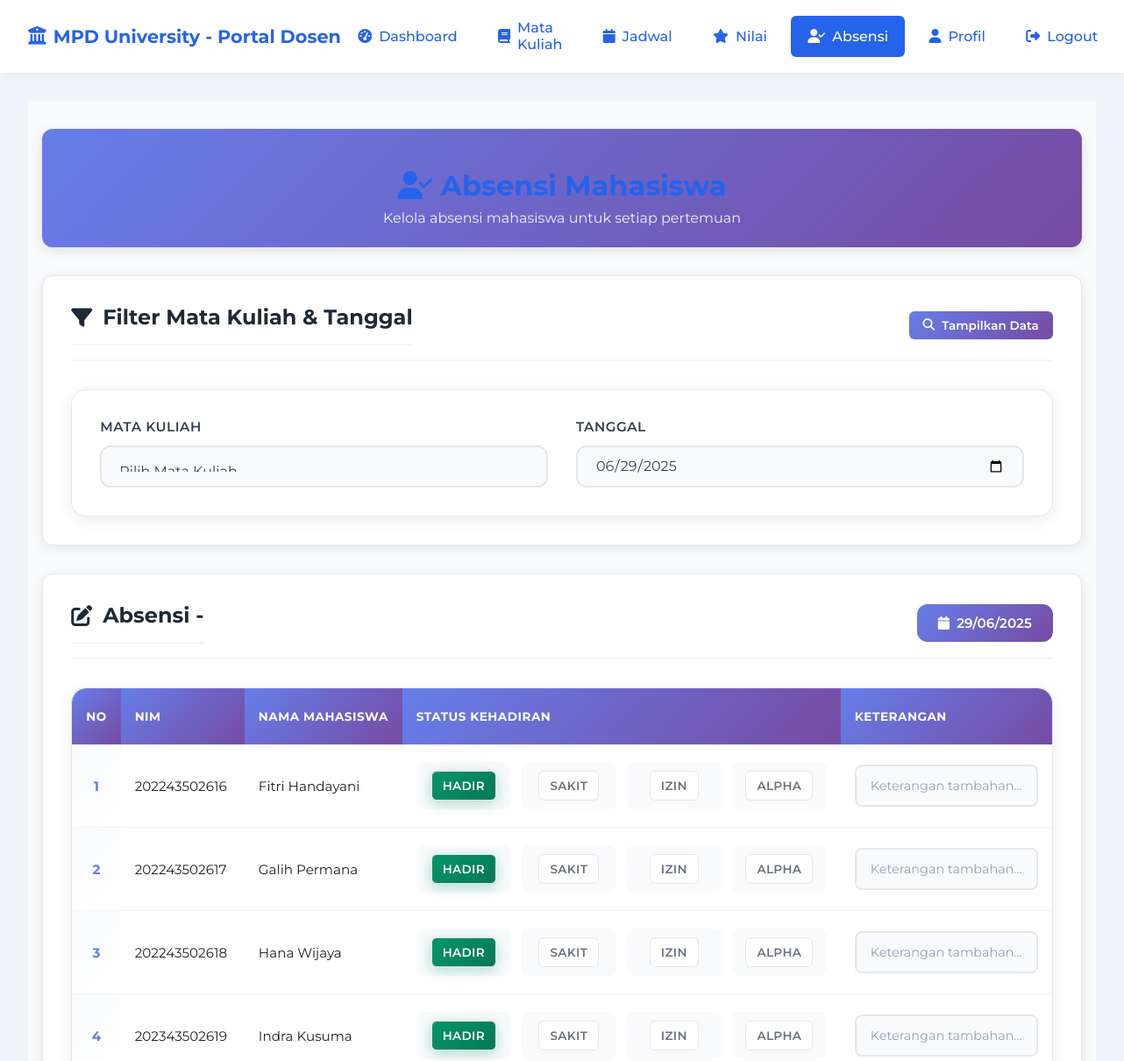
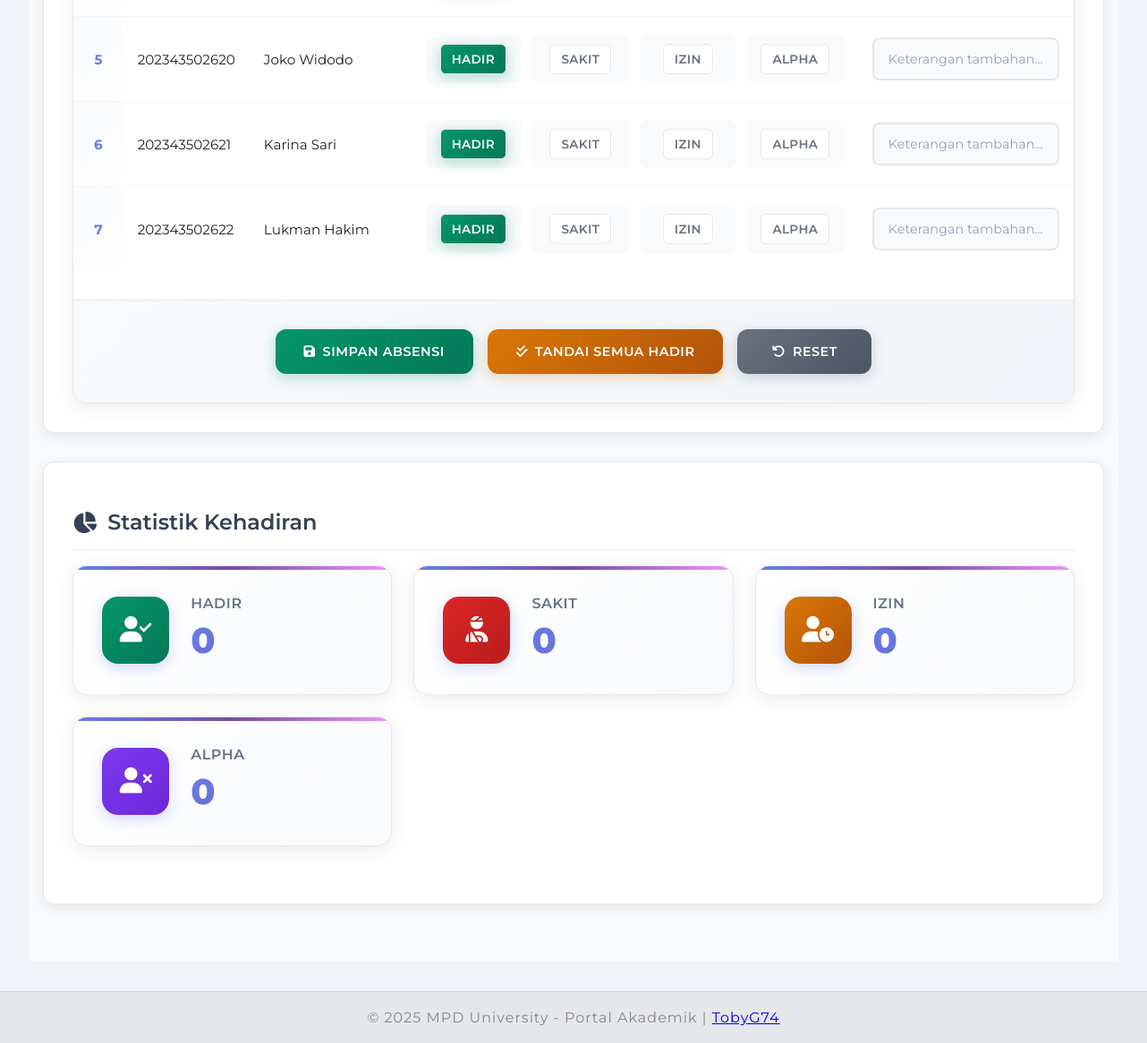
The page /dosen/absensi.php?mk_id=7 (signed in) on the database its author committed (2 pictures, top to bottom).
### tables this page shows
CREATE TABLE mahasiswa (
    id INT AUTO_INCREMENT PRIMARY KEY,
    user_id INT UNIQUE,
    nim VARCHAR(20) UNIQUE NOT NULL,
    nama VARCHAR(100) NOT NULL,
    program_studi_id INT,
    semester INT,    email VARCHAR(100),
    phone VARCHAR(20),
    alamat TEXT,
    created_at DATETIME DEFAULT NOW(),
    FOREIGN KEY (user_id) REFERENCES users(id),
    FOREIGN KEY (program_studi_id) REFERENCES program_studi(id)
);

### dosen/absensi.php (the view, shortened to what this page needs)
<?php
require_once '../koneksi.php';
$user_id = $_SESSION['user_id'];
$query = "SELECT u.*, d.id as dosen_id FROM users u
          LEFT JOIN dosen d ON u.id = d.user_id
          WHERE u.id = '$user_id'";
$result = mysqli_query($conn, $query);
$user = mysqli_fetch_assoc($result);
$dosen_id = $user['dosen_id'];
$selected_mk_id = isset($_GET['mk_id']) ? (int)$_GET['mk_id'] : 0;
$selected_date = isset($_GET['date']) ? $_GET['date'] : date('Y-m-d');
$mahasiswa_data = [];
$selected_mk_name = '';
if ($selected_mk_id > 0) {
    $mk_name_query = "SELECT mk.nama_mk, mk.kode_mk, j.kelas
                      FROM mata_kuliah mk
                      LEFT JOIN jadwal j ON mk.id = j.mata_kuliah_id
                      WHERE mk.id = $selected_mk_id AND mk.dosen_id = '$dosen_id'";
    $mk_name_result = mysqli_query($conn, $mk_name_query);
    $mk_data = mysqli_fetch_assoc($mk_name_result);
    $selected_mk_name = $mk_data ? $mk_data['nama_mk'] . ' - Kelas ' . ($mk_data['kelas'] ?? 'A') : '';
    $mahasiswa_query = "SELECT m.id, m.nim, m.nama,
                              a.status, a.keterangan
                       FROM kelas k
                       JOIN mahasiswa m ON k.mahasiswa_id = m.id
                       LEFT JOIN absensi a ON k.mata_kuliah_id = a.mata_kuliah_id
                                           AND k.mahasiswa_id = a.mahasiswa_id
                                           AND a.tanggal = '$selected_date'
                       WHERE k.mata_kuliah_id = $selected_mk_id
                       ORDER BY m.nama";
    $mahasiswa_result = mysqli_query($conn, $mahasiswa_query);
    while ($row = mysqli_fetch_assoc($mahasiswa_result)) {
        $mahasiswa_data[] = $row;
    }
}
$attendance_stats = [];
if ($selected_mk_id > 0) {
    $stats_query = "SELECT
                      COUNT(DISTINCT a.mahasiswa_id) as total_records,
                      SUM(CASE WHEN a.status = 'Hadir' THEN 1 ELSE 0 END) as hadir,
                      SUM(CASE WHEN a.status = 'Sakit' THEN 1 ELSE 0 END) as sakit,
                      SUM(CASE WHEN a.status = 'Izin' THEN 1 ELSE 0 END) as izin,
                      SUM(CASE WHEN a.status = 'Alpha' THEN 1 ELSE 0 END) as alpha
                    FROM absensi a
                    WHERE a.mata_kuliah_id = $selected_mk_id
                    AND a.tanggal = '$selected_date'";
    $stats_result = mysqli_query($conn, $stats_query);
    $attendance_stats = mysqli_fetch_assoc($stats_result);
}
?>
<!DOCTYPE html>
<html lang="id">
<head>
    <link rel="stylesheet" href="../assets/css/style.css">
    <link rel="stylesheet" href="../assets/css/admin.css">
    <link rel="stylesheet" href="../assets/css/dosen.css">
    <link rel="stylesheet" href="https://cdnjs.cloudflare.com/ajax/libs/font-awesome/6.4.0/css/all.min.css">
</head>
<body>
    <?php include 'includes/nav_dosen.php'; ?>
    <main>
        <div class="dashboard-container">
            <div class="dashboard-header">
                <h1><i class="fas fa-user-check"></i> Absensi Mahasiswa</h1>
                <p>Kelola absensi mahasiswa untuk setiap pertemuan</p>
            </div>
            <div class="dashboard-section">
                <div class="section-header">
                    <h2><i class="fas fa-filter"></i> Filter Mata Kuliah & Tanggal</h2>
                    <button class="btn btn-primary" onclick="loadAbsensi()" id="loadBtn" disabled>
                        <i class="fas fa-search"></i> Tampilkan Data
                    </button>
                </div>
                <div class="filter-container filter-enhanced">
                    <div class="filter-group filter-group-enhanced">
                        <label for="mata_kuliah_filter">Mata Kuliah</label>
                        <select id="mata_kuliah_filter" class="form-control" onchange="enableLoadButton()">
                            <option value="">Pilih Mata Kuliah</option>
                        </select>
                    </div>
                    <div class="filter-group filter-group-enhanced">
                        <label for="tanggal_filter">Tanggal</label>
                        <input type="date" id="tanggal_filter" class="form-control"
                               value="<?php echo $selected_date; ?>" max="<?php echo date('Y-m-d'); ?>" onchange="enableLoadButton()">
                    </div>
                </div>
            </div>
            <?php if ($selected_mk_id > 0 && !empty($mahasiswa_data)): ?>
            <div class="dashboard-section" id="attendance-section">
                <div class="section-header">
                    <h2><i class="fas fa-edit"></i> Absensi - <?php echo $selected_mk_name; ?></h2>
                    <div class="attendance-date">
                        <i class="fas fa-calendar"></i> <?php echo date('d/m/Y', strtotime($selected_date)); ?>
                    </div>
                </div>
                <form method="POST" id="attendanceForm">
                    <div class="attendance-container">
                        <div class="table-responsive">
                            <table class="attendance-table">
                                <thead>
                                    <tr>
                                        <th>No</th>
                                        <th>NIM</th>
                                        <th>Nama Mahasiswa</th>
                                        <th>Status Kehadiran</th>
                                        <th>Keterangan</th>
                                    </tr>
                                </thead>
                                <tbody>
                                    <?php $no = 1; foreach ($mahasiswa_data as $mhs): ?>
                                        <tr>
                                            <td><?php echo $no++; ?></td>
                                            <td><?php echo $mhs['nim']; ?></td>
                                            <td><?php echo $mhs['nama']; ?></td>
                                            <td>
                                                <div class="status-radio-group">
                                                    <label class="radio-label">
                                                        <span class="status-hadir">Hadir</span>
                                                    </label>
                                                    <label class="radio-label">
                                                        <span class="status-sakit">Sakit</span>
                                                    </label>
                                                    <label class="radio-label">
                                                        <span class="status-izin">Izin</span>
                                                    </label>
                                                    <label class="radio-label">
                                                        <span class="status-alpha">Alpha</span>
                                                    </label>
                                                </div>
                                            </td>
                                            <td>
                                                <input type="text" class="form-control keterangan-input"
                                                       name="attendance[<?php echo $mhs['id']; ?>][keterangan]"
                                                       value="<?php echo htmlspecialchars($mhs['keterangan'] ?? ''); ?>"
                                                       placeholder="Keterangan tambahan...">
                                            </td>
                                        </tr>
                                    <?php endforeach; ?>
                                </tbody>
                            </table>
                        </div>
                        <div class="form-actions">
                            <button type="submit" class="btn btn-success">
                                <i class="fas fa-save"></i> Simpan Absensi
                            </button>
                            <button type="button" class="btn btn-warning" onclick="markAllPresent()">
                                <i class="fas fa-check-double"></i> Tandai Semua Hadir
                            </button>
                            <button type="button" class="btn btn-secondary" onclick="resetForm()">
                                <i class="fas fa-undo"></i> Reset
                            </button>
                        </div>
                    </div>
                </form>
            </div>
            <div class="dashboard-section" id="stats-section">
                <h2><i class="fas fa-chart-pie"></i> Statistik Kehadiran</h2>
                <div class="stats-grid">
                    <div class="stat-card">
                        <div class="stat-icon stat-hadir">
                            <i class="fas fa-user-check"></i>
                        </div>
                        <div class="stat-info">
                            <h3>Hadir</h3>
                            <p class="stat-number"><?php echo $attendance_stats['hadir'] ?? 0; ?></p>
                        </div>
                    </div>
                    <div class="stat-card">
                        <div class="stat-icon stat-sakit">
                            <i class="fas fa-user-injured"></i>
                        </div>
                        <div class="stat-info">
                            <h3>Sakit</h3>
                            <p class="stat-number"><?php echo $attendance_stats['sakit'] ?? 0; ?></p>
                        </div>
                    </div>
                    <div class="stat-card">
                        <div class="stat-icon stat-izin">
                            <i class="fas fa-user-clock"></i>
                        </div>
                        <div class="stat-info">
                            <h3>Izin</h3>
                            <p class="stat-number"><?php echo $attendance_stats['izin'] ?? 0; ?></p>
                        </div>
                    </div>
                    <div class="stat-card">
                        <div class="stat-icon stat-alpha">
                            <i class="fas fa-user-times"></i>
                        </div>
                        <div class="stat-info">
                            <h3>Alpha</h3>
                            <p class="stat-number"><?php echo $attendance_stats['alpha'] ?? 0; ?></p>
                        </div>
                    </div>
                </div>
            </div>
            <?php endif; ?>
        </div>
    </main>
    <?php include '../includes/footer.php'; ?>
</body>
</html>

### assets/css/style.css (style rules this page uses)
:root { --primary: #2563eb; --secondary: #f1f5f9; --text: #222; --accent: #fbbf24; --nav-bg: #fff; --nav-shadow: 0 2px 12px rgba(0, 0, 0, 0.06); }
html, body { height: 100%; margin: 0; padding: 0; }
body { font-family: "Montserrat", Arial, sans-serif; margin: 0; padding: 0; background: var(--secondary); color: var(--text); min-height: 100vh; display: flex; flex-direction: column; }
main { flex: 1; display: flex; flex-direction: column; margin: 2rem 0; }
h1, h2, h3 { color: var(--primary); }
.btn { display: flex; align-items: center; justify-content: center; gap: 0.5rem; padding: 0.75rem 1.5rem; border-radius: 0.375rem; font-weight: 500; cursor: pointer; transition: all 0.3s ease; font-family: "Montserrat", sans-serif; border: none; }
.btn-primary { background-color: var(--primary); color: white; }

### rows shown on the page
mahasiswa: nim "202243502616", nama "Fitri Handayani"
mahasiswa: nim "202243502617", nama "Galih Permana"
mahasiswa: nim "202243502618", nama "Hana Wijaya"
mahasiswa: nim "202343502619", nama "Indra Kusuma"
mahasiswa: nim "202343502620", nama "Joko Widodo"
mahasiswa: nim "202343502621", nama "Karina Sari"
mahasiswa: nim "202343502622", nama "Lukman Hakim"

### other values the page prints
date('d/m/Y', strtotime($selected_date)) "29/06/2025"
$attendance_stats['hadir'] "0"
$attendance_stats['sakit'] "0"
$attendance_stats['izin'] "0"
$attendance_stats['alpha'] "0"
